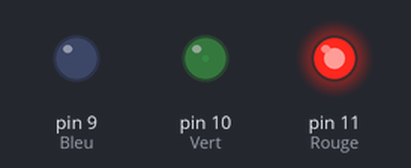
Simulated run of this sketch. Board: Arduino Uno, built with avr-gcc and run on an emulated ATmega328P. Shown: output pins drawn as LEDs (lit = HIGH).

Above: at 0.05 s.
At 1.75 s:
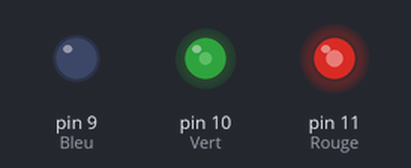
At 3.55 s:
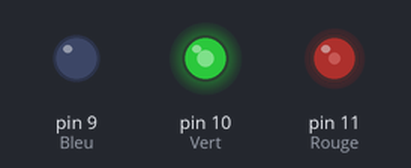
At 7.15 s:
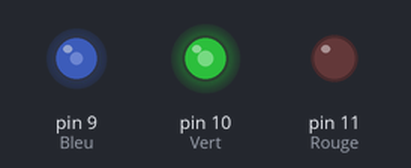
At 10.75 s:
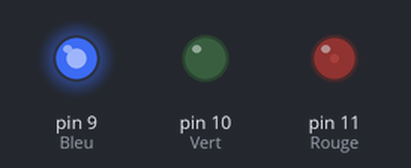
At 14.35 s:
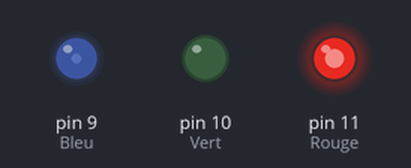
Timing chart, 0 to 20.0 s (numbered marks = the images above):
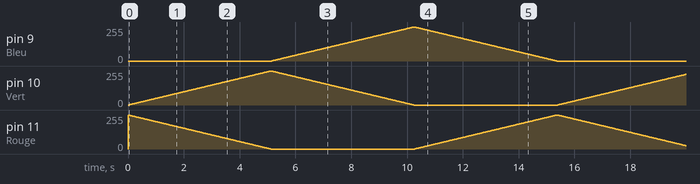

The sketch:

P6-RVB_PWM.ino
```cpp
// Croquis P6-RVB_PWM.ino

//----- CONSTANTES -----
#define Rouge 11 // Couleur ROUGE sur la ligne d'E/S 11
#define Vert 10  // Couleur VERTE sur la ligne d'E/S 10
#define Bleu 9   // Couleur BLEUE sur la ligne d'E/S 9

//----- PROCEDURE D'INITIALISATION -----
void setup() {
  pinMode(Rouge, OUTPUT); // Ligne de la LED ROUGE en sortie
  pinMode(Vert, OUTPUT);  // Ligne de la LED VERTE en sortie
  pinMode(Bleu, OUTPUT);  // Ligne de la LED BLEUE en sortie
}

//----- BOUCLE PRINCIPALE -----
void loop(){
  showSpectrum();
}

//----- PROCEDURES SUPPLEMENTAIRES -----
void showSpectrum(){  // donne le numéro de la couleur pour la procédure showRGB
  int x;
  for (x = 0; x < 768; x++){
    showRGB(x);  // appel de la procédure showRGB avec une valeur allant de 0 à 767
    delay(20);   // délai de 20 ms
  }
}

void showRGB(int color){ // donne une certaine couleur à la LED en utilisant un numéro de couleur
  int redIntensity;  // Trois variables pour l'intensité du rouge, du vert et du bleu
  int greenIntensity;
  int blueIntensity;
  if (color <= 255){      // zone 1         color est le numéro de la couleur
    redIntensity = 255 - color; // Rouge va de allumé à éteint
    greenIntensity = color;     // Vert va de éteint à allumé
    blueIntensity = 0;          // Bleu est toujours éteint
  }
  else if (color <= 511){     // zone 2
    redIntensity = 0;                     // Rouge est toujours éteint
    greenIntensity = 255 - (color - 256); // Vert va de allumé à éteint
    blueIntensity = (color - 256);        // Bleu va de éteint à allumé
  }
  else { // color >= 512{       // zone 3
    redIntensity = (color - 512);       // Rouge va de éteint à allumé
    greenIntensity = 0;                 // Vert est toujours éteint
    blueIntensity = 255 - (color - 512);// Bleu va de allumé à éteint
  }
  analogWrite(Rouge, redIntensity);   // Réglage des broches PWM
  analogWrite(Vert, greenIntensity);
  analogWrite(Bleu, blueIntensity);
}
```
